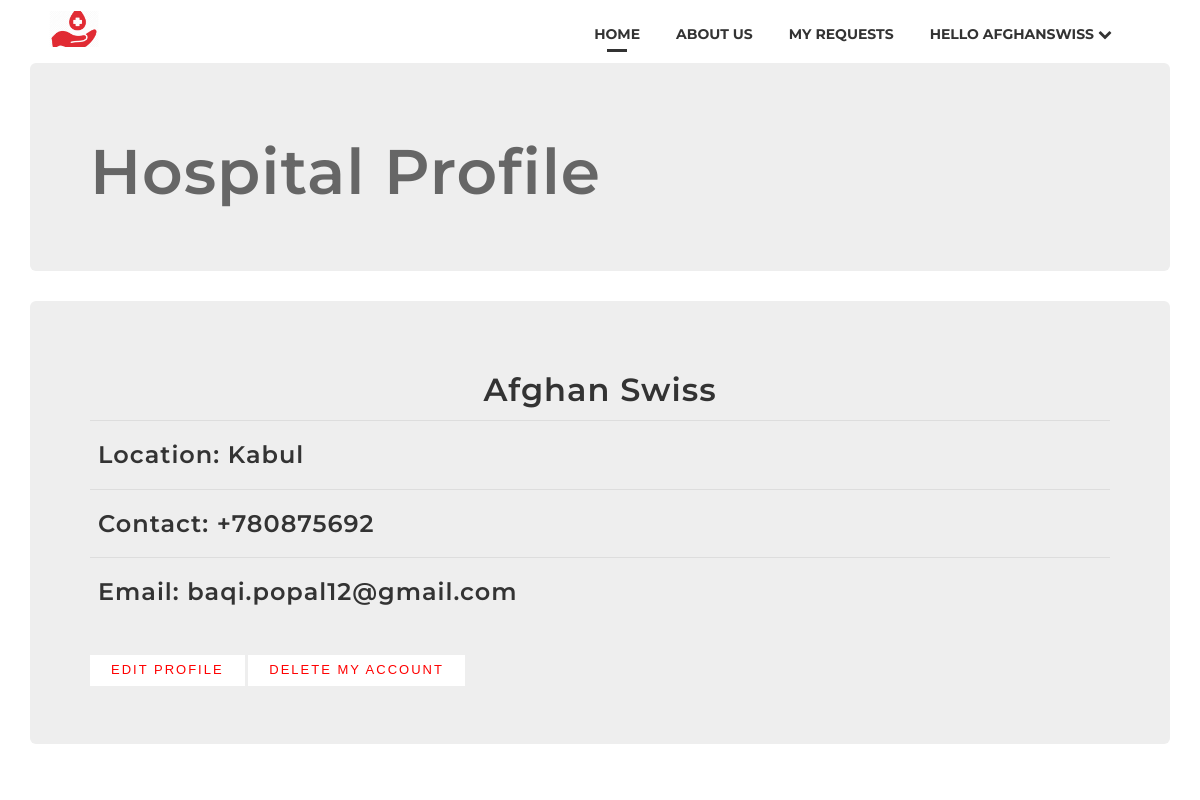
The app's page /profile/ (signed in) with its own data.
### accounts/models.py (models this page shows, shortened)
class User(AbstractBaseUser):
    name_regex = RegexValidator(regex='^[a-zA-Z ]+$', message="Name cannot include numbers", code='ValueError')
    username = models.CharField(validators=[usename_regex], max_length=30, unique=True, verbose_name="UserName")
    name = models.CharField(max_length=30, validators=[name_regex])
    active = models.BooleanField(default=True)
    admin = models.BooleanField(default=False)
    staff = models.BooleanField(default=False)  # a admin user; non super-user
    approved = models.BooleanField(default=True)
    ishospital = models.BooleanField(default=False)
    isdonor = models.BooleanField(default=False)
    USERNAME_FIELD = 'username'
    REQUIRED_FIELDS = []
    objects = UserManager()
    @property
    def is_active(self):
        return self.active
    @property
    def is_hospital(self):
        return self.ishospital

### mysite/models.py (models this page shows, shortened)
class Hospital(models.Model):
    phone_regex = RegexValidator(regex=r'^\+?1?\d{9,12}$',
                                 message="Phone number must be entered in the format: '+999999999'.")
    h_id = models.AutoField(primary_key=True)
    loc_id = models.ForeignKey(Location, null=True, blank=True, on_delete=models.SET_NULL)
    name = models.CharField(validators=[name_regex], max_length=30)
    h_username = models.OneToOneField(User, on_delete=models.CASCADE)
    Email = models.EmailField(validators=[validate_email])
    rating = models.FloatField()
    contact = models.CharField(validators=[phone_regex], max_length=17, blank=True)  # validators should be a list
    objects = models.Manager()

class Location(models.Model):
    loc_id = models.AutoField(primary_key=True)
    loc_name = models.CharField(max_length=30)
    objects = models.Manager()

### mysite/views.py (the view, shortened to what this page needs)
# urls.py: path('profile/', views.profile_view, name='profile'),
def profile_view(request):
    currentobj = request.user
    if currentobj.is_hospital:
        Hobj = Hospital.objects.get(h_username__username=currentobj.username)
        print(Hobj.name)
        return render(request, 'profile.html', {'user': currentobj, 'hospital': Hobj})

### templates/profile.html (shortened to what this page needs)
{% extends "base.html" %}
{% block content %}
{% block navbar %}
{% include "navbar.html" %}
{% endblock %}
        {% if user.is_authenticated %}
        {% if user.is_hospital %}
        <div class="container">
        <div class="jumbotron">
        <h1>Hospital Profile</h1>
        </div>
        </div>
        <div class="container">
            <div class="jumbotron">
                <center> <h3>{{hospital.name}}</h3></center>
            <table class="table">
            <tr>
                <td><h5>Location: {{hospital.loc_id.loc_name}} </h5></td>
            </tr>
            <tr>
                <td><h5> Contact: {{hospital.contact}} </h5></td>
            </tr>
            <tr>
                <td><h5> Email: {{hospital.Email}}</h5> </td>
            </tr>
        </table>
            <a href="{% url 'edit_profile' %}" class="btn btn-skin">Edit profile</a>
        <a href="{% url 'delete_account' %}" class="btn btn-skin">delete my account</a>
        </div>
            </div>
        {% endif %}
        {% endif %}
{% endblock %}

### templates/navbar.html (shortened to what this page needs)
{% extends "base.html" %}
{% block navbar %}
<nav id="menu" class="navbar">
				<div class="container-fluid">
					<div class="navbar-header">
						<a class="navbar-brand" href="{% url 'home' %}">
                            {% load staticfiles %}
							<img src="{% static 'img/logo.png' %}" width="50px" height="50px"/>
						</a>
					</div>
					<div class="collapse navbar-collapse navbar-ex1-collapse">
						<ul class="nav navbar-nav">
							<li class="active" ><a href="{% url 'home' %}">Home</a></li>
							<li ><a href="#">About Us</a></li>
                             {% if user.is_authenticated %}
                            {% if user.is_hospital or user.is_donor %}
                                <li><a  href = "{% url 'requests' %}">My Requests</a> </li>
                            {% endif %}
                            <li class="dropdown"><a href="#" class="dropdown-toggle" data-toggle="dropdown">Hello {{ user.username }} <i class="fa fa-chevron-down"></i></a>
							</li>
                    {% else %}
                    <li><a href="{% url 'register' %}"><span class="glyphicon glyphicon-user"></span> Sign up</a> </li>
                    <li><a href="{% url 'login' %}"><span class="glyphicon glyphicon-log-in"></span> Login</a> </li>
                    {% endif %}
						</ul>
					</div>
				</div>
			</nav>
{% endblock %}

### static/css/style.css (style rules this page uses)
body { font-family: 'Roboto', sans-serif;font-weight: 300;color: #666;background-color: #fff;font-size: 15px;line-height: 1.75;hyphens: auto;overflow-wrap: break-word; }
html, body { width:100%; padding:0; margin:0; }
html { -webkit-text-size-adjust: none; }
img { max-width:100%; height: auto;width: auto\9; }
h1 { font-size: 38px; }
h3 { font-size: 32px; }
h5 { font-size: 24px; }
h1,h2,h3,h4,h5,h6 { font-weight: 600;color: #333;font-family: 'Montserrat',sans-serif;letter-spacing: 1px;line-height: 1.3; }
a { color: #42AB9E;-webkit-transition: all .2s ease-in-out;-moz-transition: all .2s ease-in-out;transition: all .2s ease-in-out; }
ul li { list-style: none; }
#menu { border-radius: 0;padding: 10px 15px;text-transform: uppercase;font-family: Montserrat,sans-serif;background: #fff; }
#menu .navbar-brand { margin: 0;height: auto;text-transform: uppercase;padding: 0px 18px; }
.navbar { margin: 0; }
#menu ul.nav li { padding-right: 16px; }
#menu ul.nav li a { padding: 8px 10px;color: #333;font-size: 14px;font-weight: bold;position:relative; }
#menu ul.nav li.active a:after { position: absolute;content: "";background: #333;bottom: 0;left: 50%;height: 3px; width: 20px;transform: translateX(-50%); }
@media (min-width: 768px) { #menu ul.nav { float:right; margin-top: 5px; } }
.btn { border-radius: 0; outline: none; color: red; font-family: 'Oswald', sans-serif; text-decoration: none; text-transform: uppercase; letter-spacing: 2px; font-weight: bold; font-size: 13px; }
.btn-skin { padding: 5px 20px;color: red;background-color: white;margin: 10px 0;font-weight: 400; }

### records on screen
User: username "AFGHANSWISS"
Hospital: name "Afghan Swiss", loc_id.loc_name "Kabul", contact "+780875692", Email "baqi.popal12@gmail.com"
